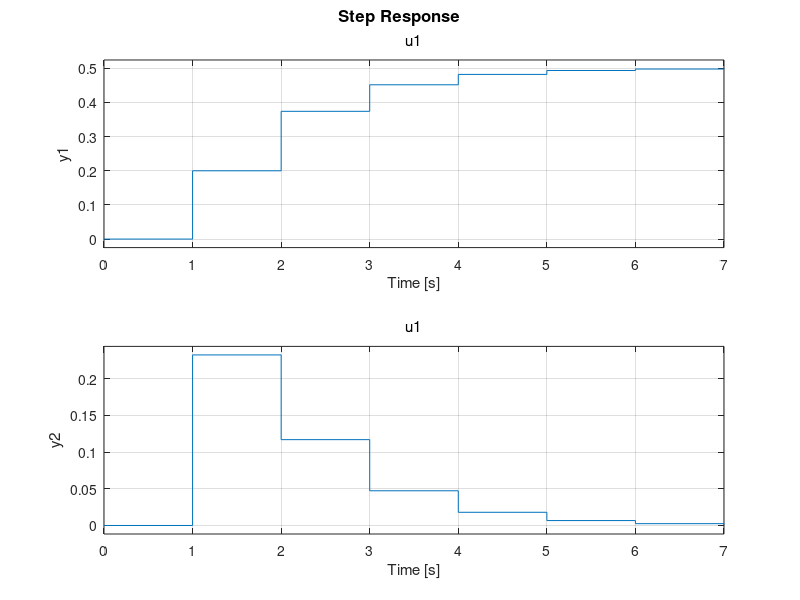

Recreate this plot in MATLAB.
%%%%%%%%%%%%%%%%%%%%%%%%%%%%%%%%%%%%%%%%%%%%%
%% 《控制之美-卷二》 代码
%% 作者：王天威，黄军魁
%% 清华大学出版社
%% 程序名称：System_discretization
%% 程序功能：系统离散化与比较
%%%%%%%%%%%%%%%%%%%%%%%%%%%%%%%%%%%%%%%%%%%%%
%% 程序初始化，清空工作空间，缓存，
clear all;
close all;
clc;
% 读取Octave控制数据库（注：如使用Matlab，可删除或注释掉本行代码）
%pkg load control;
%%%%%%%%%%%%%%%%%%%%%%%%%%
% 构建系统矩阵A
A = [0 1 ; -2 -3];
% 构建输入矩阵B
B = [0 ; 1];
%定义两组采样时间
Ts_1 = 0.2;
Ts_2 = 1;
%根据公式计算；
Fd_1 = expm(A*Ts_1);
Gd_1 = inv(A)*(Fd_1-eye(size(A,1)))*B;
Fd_2 = expm(A*Ts_2);
Gd_2 = inv(A)*(Fd_2-eye(size(A,1)))*B;
% 连续系统转离散系统
sys_d_1 = c2d(ss(A,B), Ts_1);
sys_d_2 = c2d(ss(A,B), Ts_2);
% 连续系统的单位阶跃响应
step (ss(A,B),'r');
hold on;
% 两组不同采样时间的离散系统的单位阶跃响应
step (sys_d_1,'b');
step (sys_d_2);
